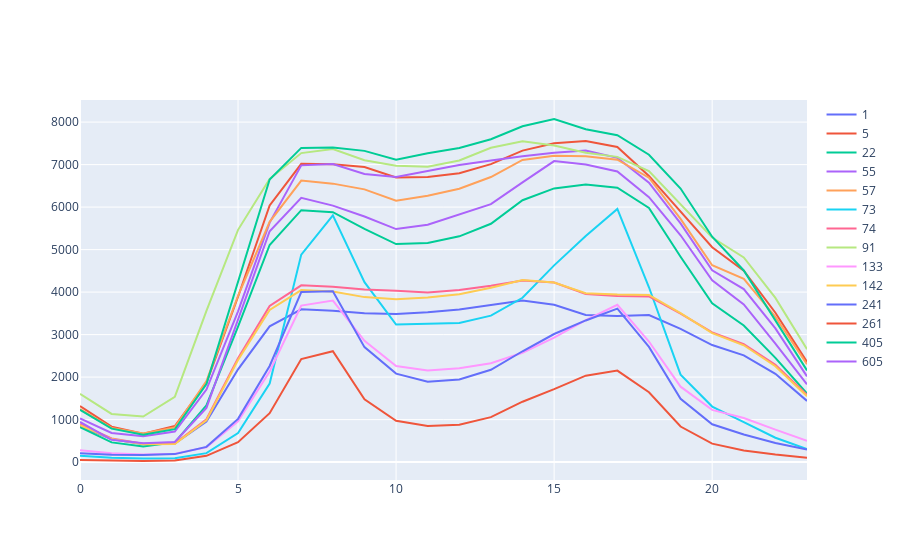

The notebook cell this image was saved under:
### Code cell
fig = go.Figure()
for i in range(0, len(weekday_flow_pivot_list)):
    fig.add_trace(
        go.Scatter(
            x=weekday_flow_pivot_list[i]['hour'],
            y=weekday_flow_pivot_list[i]['weekday'],
            name=str(weekday_flow_pivot_list[i]['route'][0])))
fig.show()
